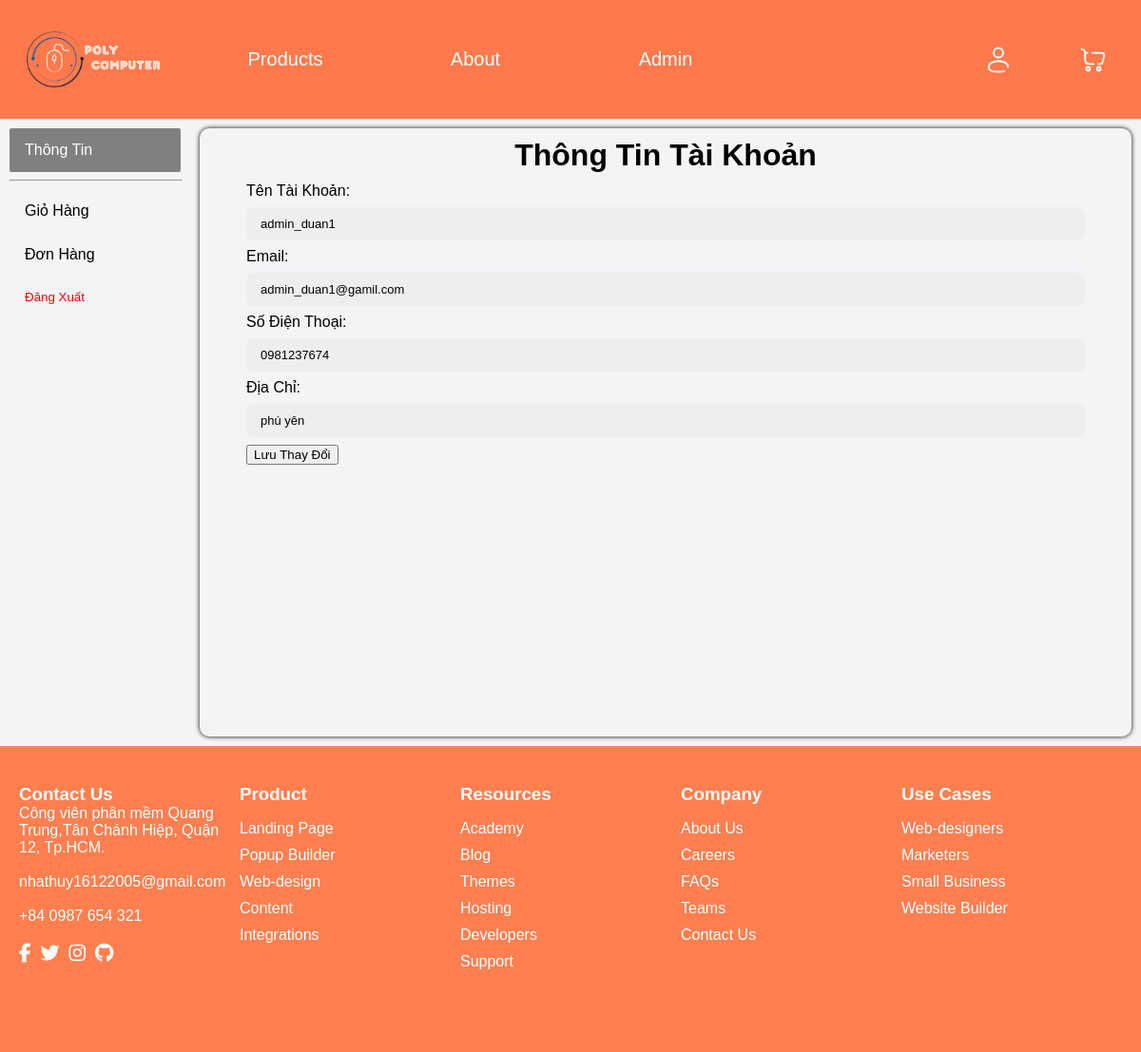
Screenshot of /index.php?page=account&tag=info (signed in) with the database file from the repository.
### tables this page shows
CREATE TABLE `user` (
  `id_user` int(6) NOT NULL,
  `ten_user` varchar(255) NOT NULL,
  `password` varchar(255) NOT NULL,
  `gmail` varchar(255) NOT NULL,
  `phonenumber` varchar(15) NOT NULL,
  `address` varchar(255) NOT NULL,
  `role` bit(1) DEFAULT NULL
);

### models/pdo.php (called while the page is built, shortened)
<?php
function PDOconnect(){
    $username = 'root';
    $DBname = 'duan12';
    $pass = '';
    try {
        $conn = new PDO("mysql:dbname={$DBname}", $username, $pass);
        $conn->setAttribute(PDO::ATTR_ERRMODE, PDO::ERRMODE_EXCEPTION);
        $conn->query("SET GLOBAL FOREIGN_KEY_CHECKS=0;")->fetchAll(PDO::FETCH_ASSOC);
        return $conn;
    } catch (PDOexception $e) {
        echo 'Error' . $e;
    }
}
function PDO_query($sql){
    $sql_args = (count(func_get_args())>1)? func_get_args()[1]:null;
    try {
        $conn = PDOconnect();
        $stmt = $conn->prepare($sql);
        $stmt->execute($sql_args);
        return $stmt->fetchAll(PDO::FETCH_ASSOC);
    } catch (PDOException $e) {
        throw $e;
    } finally {
        unset($conn);
    }
}

### models/user.php (called while the page is built, shortened)
<?php
  include_once('pdo.php');
  function getUserById($id_user){
    return PDO_query("
      select * from user
      where id_user = :id
    ",["id"=>$id_user]);
  }

### views/account_info.php (the view, shortened to what this page needs)
<h1>Thông Tin Tài Khoản</h1>
<form id="formdoitt" method="POST">
    <div>
        <label for="ten_user">Tên Tài Khoản:</label>
        <input type="text" id="ten_user" name="ten_user" value="<?= htmlspecialchars($user['ten_user']) ?>" required>
    </div>
    <div>
        <label for="email">Email:</label> <p>
        <input type="email" id="email" name="email" value="<?= htmlspecialchars($user['gmail']) ?>" required>
    </div>
    <div>
        <label for="phonenumber">Số Điện Thoại:</label>
        <input type="text" id="phonenumber" name="phonenumber" value="<?= htmlspecialchars($user['phonenumber']) ?>" required>
    </div>
    <div>
        <label for="address">Địa Chỉ:</label>
        <input type="text" id="address" name="address" value="<?= htmlspecialchars($user['address']) ?>" required>
    </div>
    <div>
        <button type="submit" name="doithongtin" >Lưu Thay Đổi</button>
    </div>
</form>

### index.php (style rules this page uses)
body { position: relative; margin: 0; padding: 0; }
h1,h2,h3,h4,h5,h6,p { margin: 0; padding: 0; }

### views/account.php (style rules this page uses)
body { font-family: Arial, sans-serif; background-color: #f3f4f6; margin: 0; padding: 0; }

### rows the page displays
user: ten_user "admin_duan1", email "admin_duan1@gamil.com", phonenumber "0981237674", address "phú yên"
